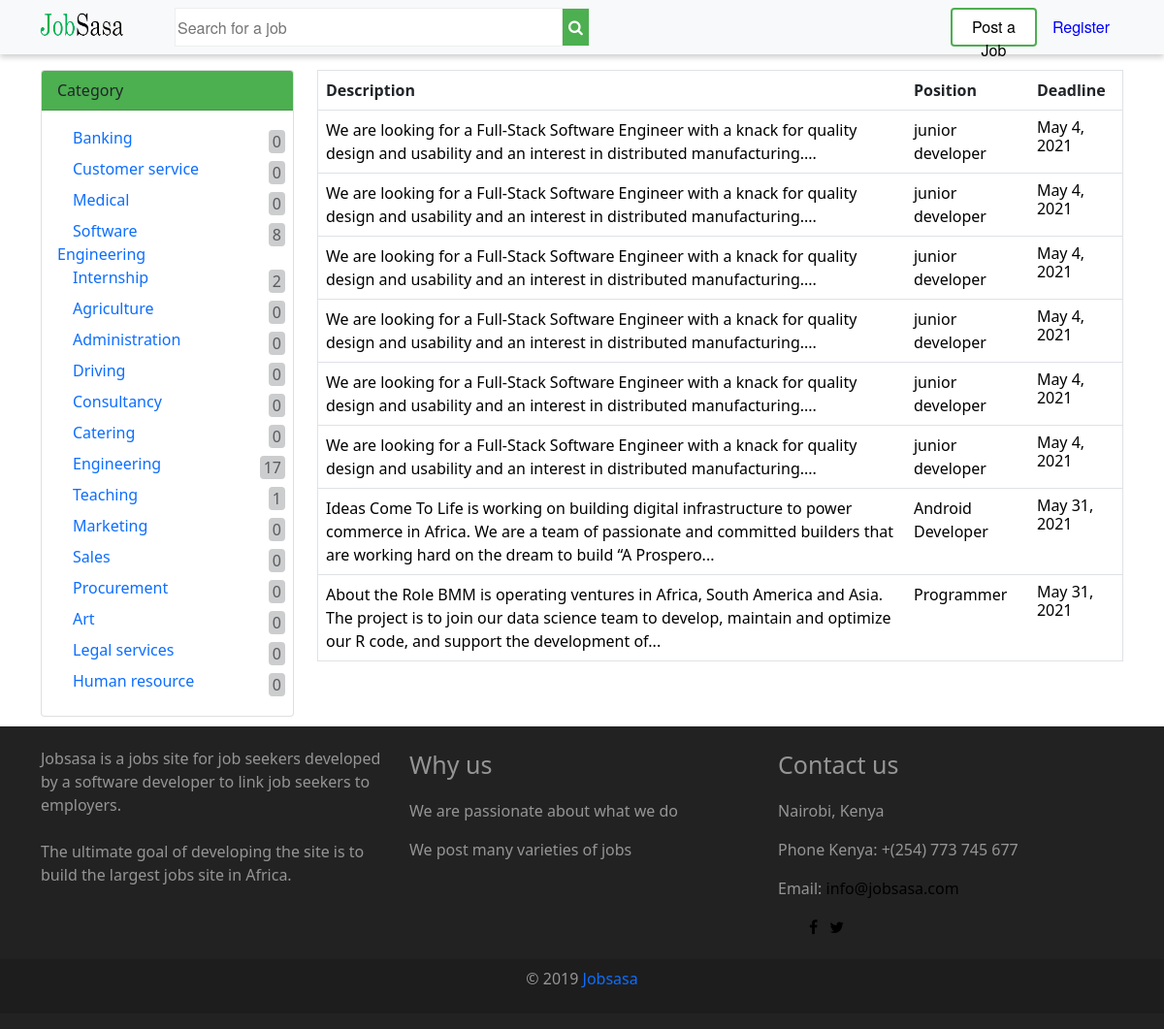
The page / on the database its author committed.
### blogapp/models.py (models this page shows, shortened)
class Job(models.Model):
    company = models.CharField(max_length=255)
    position = models.CharField(max_length=255)
    category = models.CharField(max_length=255, default='engineering')
    description = models.TextField()
    type = models.CharField(max_length=255)
    process= models.TextField()
    salary= models.DecimalField(max_digits=10, decimal_places=2, blank=True)
    dateposted= models.DateField(auto_now_add=True)
    deadline= models.DateField()
    paid = models.BooleanField(default=False)

### blogapp/views.py (the view)
# urls.py: path('', get_queryset, name="home"),
def get_queryset(request):
    saveemail(request)
    query = request.GET.get('q')
    engineering = Job.objects.filter(category='engineering').count()
    banking = Job.objects.filter(category='banking').count()
    customerservice = Job.objects.filter(category='customer service').count()
    medical = Job.objects.filter(category='medical').count()
    softwareengineering = Job.objects.filter(category='software engineering').count()
    internship = Job.objects.filter(category='internship').count()
    agriculture = Job.objects.filter(category='agriculture').count()
    administration = Job.objects.filter(category='administration').count()
    driving = Job.objects.filter(category='driving').count()
    consultancy = Job.objects.filter(category='consultancy').count()
    catering = Job.objects.filter(category='catering').count()
    teaching = Job.objects.filter(category='teaching').count()
    marketing = Job.objects.filter(category='marketing').count()
    sales = Job.objects.filter(category='sales').count()
    procurement = Job.objects.filter(category='procurement').count()
    art = Job.objects.filter(category='art').count()
    legal = Job.objects.filter(category='legal services').count()
    humanresource = Job.objects.filter(category='human resource').count()
    if query:
        home= Job.objects.filter(position__icontains=query)
    else:
        home= Job.objects.filter(paid ='True')
    return render(request, 'home.html', {'home': home,'engineering': engineering,'banking': banking, 'customerservice': customerservice,'medical': medical, 'internship': internship,'agriculture': agriculture, 'administration': administration, 'driving': driving, 'consultancy': consultancy, 'catering': catering, 'softwareengineering': softwareengineering,'teaching': teaching,'marketing': marketing,'sales': sales, 'procurement': procurement, 'art': art, 'legal': legal,'humanresource': humanresource})

### blogapp/views.py (called while the page is built)
def saveemail(request):
    email = request.POST.get('email')
    if email:
        exists=Account.objects.filter(email=email).count()
        if exists<1:
            e = Account(email=email)
            e.save()

### blogapp/templates/home.html (shortened to what this page needs)
{% extends 'base.html' %}
{% block content %}
<div class="container">
<div class="row">
<div class="col-lg-3">
<div class="card">
  <div class="card-header mobileheader">
      <span class="category mr-4"> Category </span>
  </div>
  <div class="card-body hide-on-mobile">
      <div class="row"> <div class="col-lg-10"> <a class="nav-link active hide-on-mobile link widthdm"style="display:inline;" aria-current="page" href="{% url 'category' 'banking' %}">Banking</a></div><span class="count py-1 px-1 col-lg-2" style="display:inline;"><a class="countbg" href="">{{ banking }}</a></span></div>
      <div class="row"> <div class="col-lg-10"> <a class="nav-link active hide-on-mobile link widthdm"style="display:inline;" aria-current="page" href="{% url 'category' 'customer service' %}">Customer service</a></div><span class="count py-1 px-1 col-lg-2" style="display:inline;"><a class="countbg" href="">{{ customerservice }}</a></span></div>
      <div class="row"> <div class="col-lg-10"> <a class="nav-link active hide-on-mobile link widthdm"style="display:inline;" aria-current="page" href="{% url 'category' 'medical' %}">Medical</a></div><span class="count py-1 px-1 col-lg-2" style="display:inline;"><a class="countbg" href="">{{ medical }}</a></span></div>
      <div class="row"> <div class="col-lg-10"> <a class="nav-link active hide-on-mobile link widthdm"style="display:inline;" aria-current="page" href="{% url 'category' 'software engineering' %}">Software Engineering</a></div><span class="count py-1 px-1 col-lg-2" style="display:inline;"><a class="countbg" href="">{{ softwareengineering }}</a></span></div>
      <div class="row"> <div class="col-lg-10"> <a class="nav-link active hide-on-mobile link widthdm"style="display:inline;" aria-current="page" href="{% url 'category' 'internship' %}">Internship</a></div><span class="count py-1 px-1 col-lg-2" style="display:inline;"><a class="countbg" href="">{{ internship }}</a></span></div>
      <div class="row"> <div class="col-lg-10"> <a class="nav-link active hide-on-mobile link widthdm"style="display:inline;" aria-current="page" href="{% url 'category' 'agriculture' %}">Agriculture</a></div><span class="count py-1 px-1 col-lg-2" style="display:inline;"><a class="countbg" href="">{{ agriculture }}</a></span></div>
      <div class="row"> <div class="col-lg-10"> <a class="nav-link active hide-on-mobile link widthdm"style="display:inline;" aria-current="page" href="{% url 'category' 'administration' %}">Administration</a></div><span class="count py-1 px-1 col-lg-2" style="display:inline;"><a class="countbg" href="">{{ administration }}</a></span></div>
      <div class="row"> <div class="col-lg-10"> <a class="nav-link active hide-on-mobile link widthdm"style="display:inline;" aria-current="page" href="{% url 'category' 'driving' %}">Driving</a></div><span class="count py-1 px-1 col-lg-2" style="display:inline;"><a class="countbg" href="">{{ driving }}</a></span></div>
      <div class="row"> <div class="col-lg-10"> <a class="nav-link active hide-on-mobile link widthdm"style="display:inline;" aria-current="page" href="{% url 'category' 'consultancy' %}">Consultancy</a></div><span class="count py-1 px-1 col-lg-2" style="display:inline;"><a class="countbg" href="">{{ consultancy }}</a></span></div>
      <div class="row"> <div class="col-lg-10"> <a class="nav-link active hide-on-mobile link widthdm"style="display:inline;" aria-current="page" href="{% url 'category' 'catering' %}">Catering</a></div><span class="count py-1 px-1 col-lg-2" style="display:inline;"><a class="countbg" href="">{{ catering }}</a></span></div>
      <div class="row"> <div class="col-lg-10"> <a class="nav-link active hide-on-mobile link widthdm"style="display:inline;" aria-current="page" href="{% url 'category' 'engineering' %}">Engineering</a></div><span class="count py-1 px-1 col-lg-2" style="display:inline;"><a class="countbg" href="">{{ engineering }}</a></span></div>
      <div class="row"> <div class="col-lg-10"> <a class="nav-link active hide-on-mobile link widthdm"style="display:inline;" aria-current="page" href="{% url 'category' 'teaching' %}">Teaching</a></div><span class="count py-1 px-1 col-lg-2" style="display:inline;"><a class="countbg" href="">{{ teaching }}</a></span></div>
      <div class="row"> <div class="col-lg-10"> <a class="nav-link active hide-on-mobile link widthdm"style="display:inline;" aria-current="page" href="{% url 'category' 'marketing' %}">Marketing</a></div><span class="count py-1 px-1 col-lg-2" style="display:inline;"><a class="countbg" href="">{{ marketing }}</a></span></div>
      <div class="row"> <div class="col-lg-10"> <a class="nav-link active hide-on-mobile link widthdm"style="display:inline;" aria-current="page" href="{% url 'category' 'sales' %}">Sales</a></div><span class="count py-1 px-1 col-lg-2" style="display:inline;"><a class="countbg" href="">{{ sales }}</a></span></div>
      <div class="row"> <div class="col-lg-10"> <a class="nav-link active hide-on-mobile link widthdm"style="display:inline;" aria-current="page" href="{% url 'category' 'procurement' %}">Procurement</a></div><span class="count py-1 px-1 col-lg-2" style="display:inline;"><a class="countbg" href="">{{ procurement }}</a></span></div>
      <div class="row"> <div class="col-lg-10"> <a class="nav-link active hide-on-mobile link widthdm"style="display:inline;" aria-current="page" href="{% url 'category' 'art' %}">Art</a></div><span class="count py-1 px-1 col-lg-2" style="display:inline;"><a class="countbg" href="">{{ art }}</a></span></div>
      <div class="row"> <div class="col-lg-10"> <a class="nav-link active hide-on-mobile link widthdm"style="display:inline;" aria-current="page" href="{% url 'category' 'legal services' %}">Legal services</a></div><span class="count py-1 px-1 col-lg-2" style="display:inline;"><a class="countbg" href="">{{ legal }}</a></span></div>
      <div class="row"> <div class="col-lg-10"> <a class="nav-link active hide-on-mobile link widthdm"style="display:inline;" aria-current="page" href="{% url 'category' 'human resource' %}">Human resource</a></div><span class="count py-1 px-1 col-lg-2" style="display:inline;"><a class="countbg" href="">{{ humanresource }}</a></span></div>
  </div>
</div>
</div>
<div class="col-lg-9 content">
    {% if home %}
    <table class="table table-bordered">
  <thead>
    <tr>
      <th scope="col" class="hide">Description</th>
      <th scope="col" class="hide">Position</th>
      <th scope="col" > <d>Deadline</d></th>
    </tr>
  </thead>
    {% for post1 in home %}
  <tbody>
    <tr>
        <td><a class="" style="display:inline;" href="{% url 'postdetail' post1.pk %}" class="txt">{{ post1.description|slice:":200" }}...</a></td>
      <td class="hide1">
          <a class="" style="display:inline;" href="{% url 'postdetail' post1.pk %}" class="txt">{{ post1.position }}</a></td>
        <td class="hide1"><a class="" style="display:inline;" href="{% url 'postdetail' post1.pk %}" class="txt"><h6>{{ post1.deadline }}</h6></a></td>
    </tr>
{% endfor %}
  {% else %}
    <p>Search didn't return any results</p>
    {% endif %}
  </tbody>
</table>
</div>
</div>
</div>
    {% endblock %}

### blogapp/templates/base.html (shortened to what this page needs)
{% load static %}
<!doctype html>
<html lang="en" xmlns="http://www.w3.org/1999/html">
  <head>
    <link href="https://cdn.jsdelivr.net/npm/bootstrap@5.0.0-beta2/dist/css/bootstrap.min.css" rel="stylesheet">
<link rel="stylesheet" href="https://cdnjs.cloudflare.com/ajax/libs/font-awesome/4.7.0/css/font-awesome.min.css">
	<link rel="stylesheet"  href="{%  static  'css/style.css'  %}">
  </head>
  <body>
    <nav class="navbar navbar-expand-lg navbar-light bg-light mb-3">
        <a href="{% url 'home' %}" class="logomobile"style="height:40px;width:160px;"><img src="{% static 'images/logo4.png'%}" alt="logo" width="90"class="logo" height="40"></a>
<form method="GET" action=""id="searchform">
        <div class="input-group ml-5 searchmobile">
  <input type="text" class="ml-5 searchtxt"style="height:40px;" name="q"value="{{ request.GET.q }}" placeholder="Search for a job " aria-label="Recipient's username" aria-describedby="basic-addon2">
  <div class="input-group-append " style="display:inline">
    <button class="search mr-5" type="submit"style="height:40px;"><i class='fa fa-search '></i></button>
  </div>
</div>
</form>
        <a href="{% url 'post' %}" class="btn post ml-5"style="height:40px;width:160px;">Post a Job</a>
        <a class="nav-link register " href="{% url 'register' %}">Register</a>
</nav>
{% block content %}
    {% endblock %}
	<footer class="main-footer py-3">
    <div class="container">
        <div class="row ">
            <div class="about col-md-4">
                <p>
                    Jobsasa is a jobs site for job seekers developed by a
                        software developer
                    to link job seekers to employers.<br><br>
                    The ultimate goal of developing the site is to build the largest jobs site in Africa.
                </p>
            </div>
            <div class="col-md-4">
                <p style="font-size: 25px">Why us</p>
                <div class="col-md-12">
				<p>We are passionate about what we do</p>
                   <p>We post many varieties of jobs</p>
                </div>
            </div>
            <div class="contact col-md-4">
                <p style="font-size: 25px">Contact us</p>
                <div class="info">
                    <p>Nairobi, Kenya</p>
                    <p>Phone Kenya: +(254) 773 745 677 </p>
                    <p>Email: <a href="mailto:info@company.com">info@jobsasa.com</a></p>
                    <ul class="social-menu lisy-inline">
                        <li class="list-inline-item"><a href="https://www.facebook.com/jobsasa" target="_blank" title="Facebook"><i class="fa fa-facebook"> </i></a></li>
                        <li class="list-inline-item"><a href="https://twitter.com/jobsasa" target="_blank" title="Twitter"><i class="fa fa-twitter"> </i></a></li>
                    </ul>
                </div>
            </div>
        </div>
    </div>
    <div class="copyrights text-center py-2" style="margin-top: 5px">
        <p>© 2019<span class="text-primary pt-3"> Jobsasa</span></p>
    </div>
</footer>
  </body>
</html>

### blogapp/static/css/style.css (style rules this page uses)
.navbar { font-family:Gotham SSm,Montserrat,Helvetica Neue,Helvetica,Arial,sans-serif,Apple Color Emoji,Segoe UI Emoji,Segoe UI Symbol,Noto Color Emoji; }
.card { margin-bottom:10px; }
.btn { border-radius:none; }
.register { color:blue; margin-right:20px; }
.col-md-4 { margin-top:5px; }
li { text-decoration:none; }
@media only screen and (min-width: 1025px) { .input-group { margin-left:50px; } }
@media only screen and (min-width: 1025px) { .logo { margin-left:40px; } }
@media only screen and (min-width: 1025px) { .register { margin-right:40px; } }
@media only screen and (min-width: 1025px) { .searchtxt { width:400px; } }
@media only screen and (min-width: 1025px) { .post { margin-left:400px; } }
.searchtxt { border: 1px solid #eee; }
a { text-decoration:none; color:black; }
.post { width:300px; background-color: white; color: black; border: 2px solid #4CAF50; float: right; }
.search { background-color: #4CAF50; border: 2px solid #4CAF50; color: white; border: 1px solid #eee; }
.card-header { background-color: #4CAF50; }
.hide1 { border-left: hidden; }
.hide { border-right: hidden; }
footer.main-footer { padding-top: 100px; background: #222; color: #959595; }
footer { display: block; }
footer.main-footer .copyrights { padding: 30px; background: #1d1d1d; margin-top: 100px; }
.count { border-radius: .25rem; padding-left:2px; padding-right:2px; padding-top:0px; padding-bottom:0px; display:inline; }
.countbg { float:right; background-color:#cccdce; color: #5a5a5a!important; margin-top:0; border-radius: .25rem; padding-left:4px; padding-right:4px; }
.widthdm { display:inline; }

### rows shown on the page
Job: description "We are looking for a Full-Stack Software Engineer with a knack for quality design and usability and an interest in distributed manufacturing.", position "junior developer", deadline "May 4, 2021"
Job: description "We are looking for a Full-Stack Software Engineer with a knack for quality design and usability and an interest in distributed manufacturing.", position "junior developer", deadline "May 4, 2021"
Job: description "We are looking for a Full-Stack Software Engineer with a knack for quality design and usability and an interest in distributed manufacturing.", position "junior developer", deadline "May 4, 2021"
Job: description "We are looking for a Full-Stack Software Engineer with a knack for quality design and usability and an interest in distributed manufacturing.", position "junior developer", deadline "May 4, 2021"
Job: description "We are looking for a Full-Stack Software Engineer with a knack for quality design and usability and an interest in distributed manufacturing.", position "junior developer", deadline "May 4, 2021"
Job: description "We are looking for a Full-Stack Software Engineer with a knack for quality design and usability and an interest in distributed manufacturing.", position "junior developer", deadline "May 4, 2021"
Job: description "Ideas Come To Life is working on building digital infrastructure to power commerce in Africa. We are a team of passionate and committed builders that are working hard on the dream to build “A Prospero", position "Android Developer", deadline "May 31, 2021"
Job: description "About the Role BMM is operating ventures in Africa, South America and Asia. The project is to join our data science team to develop, maintain and optimize our R code, and support the development of", position "Programmer", deadline "May 31, 2021"

### other values the page prints
{{ banking }} "0"
{{ customerservice }} "0"
{{ medical }} "0"
{{ softwareengineering }} "8"
{{ internship }} "2"
{{ agriculture }} "0"
{{ administration }} "0"
{{ driving }} "0"
{{ consultancy }} "0"
{{ catering }} "0"
{{ engineering }} "17"
{{ teaching }} "1"
{{ marketing }} "0"
{{ sales }} "0"
{{ procurement }} "0"
